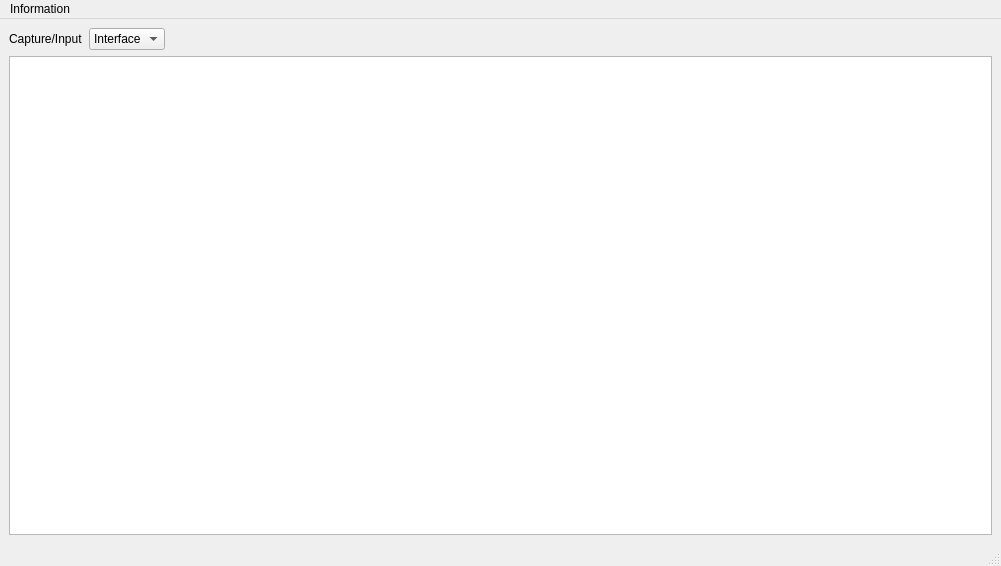
<?xml version="1.0" encoding="UTF-8"?>
<ui version="4.0">
 <class>MainWindow</class>
 <widget class="QMainWindow" name="MainWindow">
  <property name="geometry">
   <rect>
    <x>0</x>
    <y>0</y>
    <width>1001</width>
    <height>566</height>
   </rect>
  </property>
  <property name="cursor">
   <cursorShape>ArrowCursor</cursorShape>
  </property>
  <property name="windowTitle">
   <string>MainWindow</string>
  </property>
  <widget class="QWidget" name="centralwidget">
   <layout class="QGridLayout" name="gridLayout">
    <item row="0" column="2">
     <layout class="QVBoxLayout" name="verticalLayout"/>
    </item>
    <item row="0" column="3">
     <spacer name="horizontalSpacer">
      <property name="orientation">
       <enum>Qt::Horizontal</enum>
      </property>
      <property name="sizeHint" stdset="0">
       <size>
        <width>40</width>
        <height>20</height>
       </size>
      </property>
     </spacer>
    </item>
    <item row="0" column="0">
     <layout class="QHBoxLayout" name="horizontalLayout">
      <item>
       <widget class="QLabel" name="label">
        <property name="text">
         <string>Capture/Input</string>
        </property>
       </widget>
      </item>
      <item>
       <widget class="QComboBox" name="comboBox">
        <property name="maximumSize">
         <size>
          <width>16777215</width>
          <height>16777215</height>
         </size>
        </property>
        <property name="editable">
         <bool>false</bool>
        </property>
        <property name="currentText">
         <string>Interface</string>
        </property>
        <property name="placeholderText">
         <string/>
        </property>
        <item>
         <property name="text">
          <string>Interface</string>
         </property>
        </item>
        <item>
         <property name="text">
          <string>File</string>
         </property>
        </item>
       </widget>
      </item>
      <item>
       <spacer name="horizontalSpacer_2">
        <property name="orientation">
         <enum>Qt::Horizontal</enum>
        </property>
        <property name="sizeHint" stdset="0">
         <size>
          <width>40</width>
          <height>20</height>
         </size>
        </property>
       </spacer>
      </item>
     </layout>
    </item>
    <item row="0" column="1">
     <layout class="QHBoxLayout" name="horizontalLayout_2"/>
    </item>
    <item row="1" column="0" colspan="4">
     <widget class="QTextBrowser" name="textBrowser"/>
    </item>
   </layout>
  </widget>
  <widget class="QMenuBar" name="menubar">
   <property name="geometry">
    <rect>
     <x>0</x>
     <y>0</y>
     <width>1001</width>
     <height>28</height>
    </rect>
   </property>
   <widget class="QMenu" name="menuLatency_L">
    <property name="title">
     <string>Information</string>
    </property>
    <addaction name="actionNetwork_Latency"/>
    <addaction name="actionApplication_Latency"/>
    <addaction name="actionnDPI"/>
    <addaction name="actionTCP"/>
    <addaction name="actionDNS"/>
    <addaction name="actionHTTP_Packet"/>
    <addaction name="actionHTTP_User_Agent"/>
    <addaction name="actionGraph"/>
   </widget>
   <addaction name="menuLatency_L"/>
  </widget>
  <widget class="QStatusBar" name="statusbar"/>
  <action name="actionNetwork_Latency">
   <property name="text">
    <string>Network Latency</string>
   </property>
  </action>
  <action name="actionApplication_Latency">
   <property name="text">
    <string>Application Latency</string>
   </property>
  </action>
  <action name="actionnDPI">
   <property name="text">
    <string>nDPI</string>
   </property>
  </action>
  <action name="actionTCP">
   <property name="text">
    <string>TCP</string>
   </property>
  </action>
  <action name="actionDNS">
   <property name="text">
    <string>DNS</string>
   </property>
  </action>
  <action name="actionGraph">
   <property name="text">
    <string>Graph</string>
   </property>
  </action>
  <action name="actionHTTP_User_Agent">
   <property name="text">
    <string>HTTP User Agent</string>
   </property>
  </action>
  <action name="actionHTTP_Packet">
   <property name="text">
    <string>HTTP Packet</string>
   </property>
  </action>
 </widget>
 <resources/>
 <connections/>
</ui>
